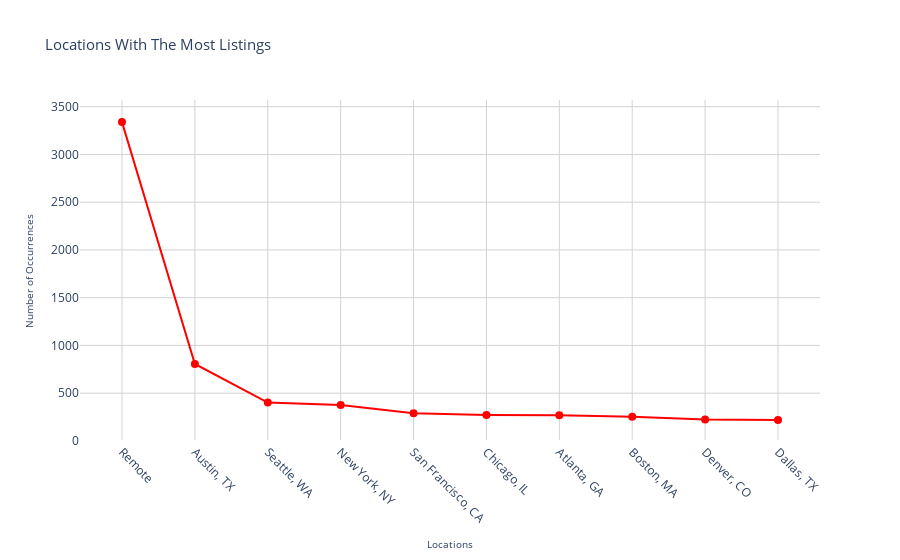

Notebook cell for this chart:
### Code cell
import plotly.graph_objects as go

# Assuming location_job_count is a pandas Series with the locations as the index and their occurrences as the values

fig = go.Figure()

# Plotting the line chart
fig.add_trace(go.Scatter(
    x=location_job_count.index,
    y=location_job_count.values,
    mode='lines+markers',
    line=dict(color='red'),
    marker=dict(color='red', size=8),
))

# Adding titles and labels
fig.update_layout(
    title='Locations With The Most Listings',
    xaxis_title='Locations',
    yaxis_title='Number of Occurrences',
    title_font_size=15,
    xaxis_title_font=dict(size=10),
    yaxis_title_font=dict(size=10),
    xaxis=dict(tickangle=45),
    showlegend=False,
    plot_bgcolor='white'
)

# Adding gridlines
fig.update_xaxes(showgrid=True, gridwidth=1, gridcolor='lightgray')
fig.update_yaxes(showgrid=True, gridwidth=1, gridcolor='lightgray')

fig.show()

### Figure 1 — Plotly figure (JSON) as saved in the notebook; plotly's stock layout.template omitted (floating-point values rounded to 4 significant figures)
{"data": [{"line": {"color": "red"}, "marker": {"color": "red", "size": 8}, "mode": "lines+markers", "type": "scatter", "x": ["Remote", "Austin, TX", "Seattle, WA", "New York, NY", "San Francisco, CA", "Chicago, IL", "Atlanta, GA", "Boston, MA", "Denver, CO", "Dallas, TX"], "y": [3339, 806, 401, 375, 290, 272, 269, 253, 224, 220]}], "layout": {"autosize": true, "plot_bgcolor": "white", "showlegend": false, "title": {"font": {"size": 15}, "text": "Locations With The Most Listings"}, "xaxis": {"autorange": true, "gridcolor": "lightgray", "gridwidth": 1, "range": [-0.5597, 9.56], "showgrid": true, "tickangle": 45, "title": {"font": {"size": 10}, "text": "Locations"}, "type": "category"}, "yaxis": {"autorange": true, "gridcolor": "lightgray", "gridwidth": 1, "range": [-107.4, 3666.0], "showgrid": true, "title": {"font": {"size": 10}, "text": "Number of Occurrences"}, "type": "linear"}}}
